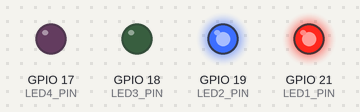
Recording of a program running on a simulated ESP32. On the bench: output pins drawn as LEDs (lit = HIGH).

Above: at 2.2 s.
At 3.2 s:
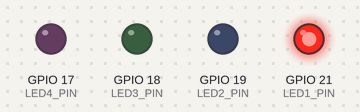
At 4.7 s:
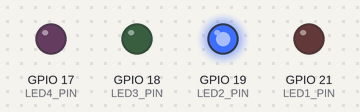
At 7.7 s:
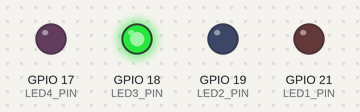
At 10.7 s:
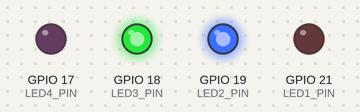
At 13.7 s:
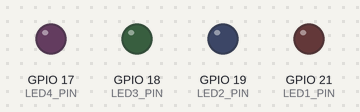
Timing chart, 0 to 15.0 s (numbered marks = the images above):
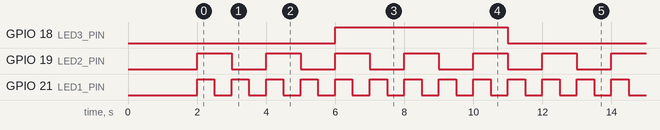

The program:

main.cpp
```cpp
// (licence header left out)
/* Defines */
#define _MAIN_

/* Includes */
#include "main.h"

/* Functions */

void setup()
{
	// put your setup code here, to run once:
	vTaskDelay(pdMS_TO_TICKS(APP_INITIAL_DELAY_MS));
	appSetup();
}

// Delete Task
void loop()
{
	appInit();
	// Delete Loop Task
	vTaskDelete(NULL);
}
```

app.h
```cpp
// (licence header left out)
#ifndef APP_H
#define APP_H

/* Includes */
#include <Arduino.h>
#include "freertos/FreeRTOS.h"
#include "freertos/task.h"
#include "leds.h"


/* Defines */
#define APP_LOOP_DELAY_MS     2000
#define APP_INITIAL_DELAY_MS  2000
#define APP_MONITOR_SPEED     115200

/* Data Types - typedefs, structs, unions and/or enumerated */

/* Public Functions */
void appSetup(void);
void appInit(void);

/* Local Functions */
#ifdef _APP_


#endif

/* Public Variables */

/* Local Variables */
#ifdef _APP_

#endif

#endif
```

leds.h
```cpp
// (licence header left out)
#ifndef LEDS_H
#define LEDS_H

/* Includes */
#include <Arduino.h>
#include "freertos/FreeRTOS.h"
#include "freertos/task.h"
#include "systemtasks.h"

/* Defines */
#define LED1_PIN GPIO_NUM_21
#define LED2_PIN GPIO_NUM_19
#define LED3_PIN GPIO_NUM_18
#define LED4_PIN GPIO_NUM_17

/* Data Types - typedefs, structs, unions and/or enumerated */

/* Public Functions */
void ledsSetup(void);
void ledsResumeTasks(void);

/* Local Functions */
#ifdef _LEDS_

	void ledsInit(void);

	void leds1TaskCreate(void);
	void leds2TaskCreate(void);
	void leds3TaskCreate(void);
	void leds4TaskCreate(void);

	static void leds1Task(void *pvParameters);
	static void leds2Task(void *pvParameters);
	static void leds3Task(void *pvParameters);
	static void leds4Task(void *pvParameters);

#endif

/* Public Variables */

/* Local Variables */
#ifdef _LEDS_

	static TaskHandle_t leds1TaskHandle = NULL;
	static TaskHandle_t leds2TaskHandle = NULL;
	static TaskHandle_t leds3TaskHandle = NULL;
	static TaskHandle_t leds4TaskHandle = NULL;

#endif

#endif
```

main.h
```cpp
// (licence header left out)
#ifndef MAIN_H
#define MAIN_H

/* Includes */
#include <Arduino.h>
#include "freertos/FreeRTOS.h"
#include "freertos/task.h"
#include "app.h"


/* Defines */

/* Data Types - typedefs, structs, unions and/or enumerated */

/* Public Functions */

/* Local Functions */
#ifdef _MAIN_


#endif

/* Public Variables */

/* Local Variables */
#ifdef _MAIN_

#endif

#endif
```

systemtasks.h
```cpp
// (licence header left out)
#ifndef SYSTEMTASKS_H
#define SYSTEMTASKS_H

/* Defines */
/* Task Stack Size */
#define APP_DEFAULT_STACK_SIZE 3000
#define APP_TASK_STACK_SIZE APP_DEFAULT_STACK_SIZE

#define LEDS1_TASK_STACK_SIZE APP_DEFAULT_STACK_SIZE
#define LEDS2_TASK_STACK_SIZE APP_DEFAULT_STACK_SIZE
#define LEDS3_TASK_STACK_SIZE APP_DEFAULT_STACK_SIZE
#define LEDS4_TASK_STACK_SIZE APP_DEFAULT_STACK_SIZE


/* Task Priority */
#define APP_TASK_PRIORITY 1

#define LEDS1_TASK_PRIORITY 6
#define LEDS2_TASK_PRIORITY 4
#define LEDS3_TASK_PRIORITY 5
#define LEDS4_TASK_PRIORITY 5

/* Tasks Core */
#define APP_TASK_CORE 0

#define LEDS1_TASK_CORE 0
#define LEDS2_TASK_CORE 0
#define LEDS3_TASK_CORE 0
#define LEDS4_TASK_CORE 0


/* Tasks Delay */
#define APP_TASK_DELAY_MS 50


#define LEDS1_TASK_DELAY_MS 500
#define LEDS2_TASK_DELAY_MS 1000
#define LEDS3_TASK_DELAY_MS 10
#define LEDS4_TASK_DELAY_MS 10

#endif // #define SYSTEMTASKS_H
```

app.cpp
```cpp
// (licence header left out)
/* Defines */
#define _APP_

/* Includes */
#include "app.h"

/* Functions */

void appSetup(void)
{

  Serial.begin(APP_MONITOR_SPEED);
  ledsSetup();
}

void appInit(void)
{
  ledsResumeTasks();
}
```

leds.cpp
```cpp
// (licence header left out)
/* Defines */
#define _LEDS_

/* Includes */
#include "leds.h"

/* Functions */

void ledsSetup(void)
{
	pinMode(LED1_PIN, OUTPUT);
	pinMode(LED2_PIN, OUTPUT);
	pinMode(LED3_PIN, OUTPUT);
	pinMode(LED4_PIN, OUTPUT);
	digitalWrite(LED1_PIN, LOW);
	digitalWrite(LED2_PIN, LOW);
	digitalWrite(LED3_PIN, LOW);
	digitalWrite(LED4_PIN, LOW);

	ledsInit();

}

void ledsInit(void)
{
	leds1TaskCreate();
	leds2TaskCreate();
	leds3TaskCreate();
	leds4TaskCreate();
}


void ledsResumeTasks(void)
{
	vTaskResume(leds1TaskHandle);
	vTaskResume(leds2TaskHandle);
	vTaskResume(leds3TaskHandle);
}

void leds1TaskCreate(void)
{
	BaseType_t rc;
	rc = xTaskCreatePinnedToCore(
		leds1Task,			      // task function
		"LEDS1",				  // task name
		LEDS1_TASK_STACK_SIZE, // stack size, memory size to run this task (see systemtasks.h)
		NULL,					  // task parameters (not used) (see systemtasks.h)
		LEDS1_TASK_PRIORITY,	  // task priority (see systemtasks.h)
		&leds1TaskHandle,	  // task handle
		LEDS1_TASK_CORE		  // core processor where the task will be run (see systemtasks.h)
	);
	assert(rc == pdPASS);
	vTaskSuspend(leds1TaskHandle);
}

void leds2TaskCreate(void)
{
	BaseType_t rc;
	rc = xTaskCreatePinnedToCore(
		leds2Task,			      // task function
		"LEDS2",				  // task name
		LEDS2_TASK_STACK_SIZE, // stack size, memory size to run this task (see systemtasks.h)
		NULL,					  // task parameters (not used) (see systemtasks.h)
		LEDS2_TASK_PRIORITY,	  // task priority (see systemtasks.h)
		&leds2TaskHandle,	  // task handle
		LEDS1_TASK_CORE		  // core processor where the task will be run (see systemtasks.h)
	);
	assert(rc == pdPASS);
	vTaskSuspend(leds2TaskHandle);
}

void leds3TaskCreate(void)
{
	BaseType_t rc;
	rc = xTaskCreatePinnedToCore(
		leds3Task,			      // task function
		"LEDS3",				  // task name
		LEDS3_TASK_STACK_SIZE, // stack size, memory size to run this task (see systemtasks.h)
		NULL,					  // task parameters (not used) (see systemtasks.h)
		LEDS3_TASK_PRIORITY,	  // task priority (see systemtasks.h)
		&leds3TaskHandle,	  // task handle
		LEDS3_TASK_CORE		  // core processor where the task will be run (see systemtasks.h)
	);
	assert(rc == pdPASS);
	vTaskSuspend(leds3TaskHandle);
}

void leds4TaskCreate(void)
{
	BaseType_t rc;
	rc = xTaskCreatePinnedToCore(
		leds4Task,			      // task function
		"LEDS4",				  // task name
		LEDS4_TASK_STACK_SIZE, // stack size, memory size to run this task (see systemtasks.h)
		NULL,					  // task parameters (not used) (see systemtasks.h)
		LEDS4_TASK_PRIORITY,	  // task priority (see systemtasks.h)
		&leds4TaskHandle,	  // task handle
		LEDS4_TASK_CORE		  // core processor where the task will be run (see systemtasks.h)
	);
	assert(rc == pdPASS);
	vTaskSuspend(leds4TaskHandle);
}

static void leds1Task(void *pvParameters)
{
	for (;;)
	{
		// blink led 1
		digitalWrite(LED1_PIN,digitalRead(LED1_PIN)^1);
		vTaskDelay(pdMS_TO_TICKS(LEDS1_TASK_DELAY_MS));
	}
	vTaskDelete(NULL);
}

static void leds2Task(void *pvParameters)
{
	static int taskCounter = 0;

	for (;;)
	{
		++taskCounter;

		// blink led 2
		digitalWrite(LED2_PIN,digitalRead(LED2_PIN)^1);

		if (taskCounter % 5 == 0) // 5 10 15 ...
		{
			xTaskNotifyGive(leds3TaskHandle);
		}

		if (taskCounter % 7 == 0) // 7 14 21 ...
		{
			if (eTaskGetState(leds4TaskHandle) == eSuspended)
			{
				vTaskResume(leds4TaskHandle);
			}
		}

		vTaskDelay(pdMS_TO_TICKS(LEDS2_TASK_DELAY_MS));
	}
	vTaskDelete(NULL);
}

// Task 3 : Wait Notification
static void leds3Task(void *pvParameters)
{
	uint32_t rv;
	for (;;)
	{
		rv = ulTaskNotifyTake(pdTRUE, portMAX_DELAY);
		// blink led 3
		digitalWrite(LED3_PIN,digitalRead(LED3_PIN)^1);
		// vTaskDelay(pdMS_TO_TICKS(LEDS3_TASK_DELAY_MS));
	}
	vTaskDelete(NULL);
}

// Task 4 : Executes and Suspend
static void leds4Task(void *pvParameters)
{
	for (;;)
	{
		// blink led 4
		digitalWrite(LED4_PIN,digitalRead(LED4_PIN)^1);
		vTaskSuspend(leds4TaskHandle);
	}
	vTaskDelete(NULL);
}
```

Measured:
- by itself, GPIO 18 (LED3_PIN): alternates HIGH for 5.0 s and LOW for 5.0 s
- by itself, GPIO 19 (LED2_PIN): alternates HIGH for 1.0 s and LOW for 1.0 s
- by itself, GPIO 21 (LED1_PIN): alternates HIGH for 0.50 s and LOW for 0.50 s
